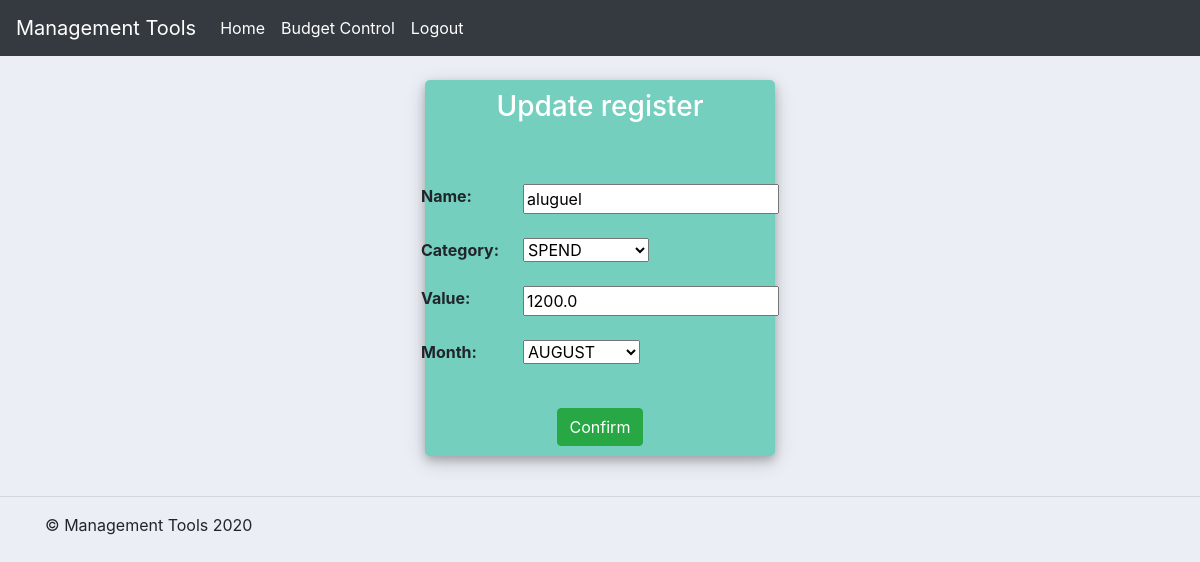
Screenshot of /update_record/4/ (signed in) with the database file from the repository.
### first_app/models.py (models this page shows, shortened)
class BudgetControl(models.Model):
    today_month = datetime.today().month
    months = [
        ('JAN', 'JANUARY'),
        ('FEB', 'FEBRUARY'),
        ('MAR', 'MARCH'),
        ('APR', 'APRIL'),
        ('MAY', 'MAY'),
        ('JUN', 'JUNE'),
        ('JUL', 'JULY'),
        ('AUG', 'AUGUST'),
        ('SEP', 'SEPTEMBER'),
        ('OCT', 'OCTOBER'),
        ('NOV', 'NOVEMBER'),
        ('DEC', 'DECEMBER')
    ]
    categories = [
        ('Profit', 'PROFIT'),
        ('Spend', 'SPEND'),
        ('Investment', 'INVESTMENT'),
        ('Good', 'GOOD')
    ]
    user = models.ForeignKey(
        User,
        null=True,
        on_delete=models.CASCADE
    )
    name = models.CharField(
        max_length=255,
        null=True
    )
    category = models.CharField(
        max_length=10,
        choices=categories,
        null=True
    )
    value = models.FloatField(
        null=True
    )
    month = models.CharField(
        max_length=3,
        choices=months,
        null=True,
        default=months[today_month-1][0]
    )
    date_created = models.DateTimeField(
        auto_now_add=True,
        null=True
    )

### users/decorators.py (the view)
    def wrapper_function(request, *args, **kwargs):
        if not request.user.is_authenticated:
            messages.error(request, 'You are not Logged in!')
            return redirect('login')
        else:
            return function(request, *args, **kwargs)

### users/forms.py
class BudgetControlForm(ModelForm):
    class Meta:
        model = BudgetControl
        fields = '__all__'

### first_app/views.py (called while the page is built)
@unauthenticated_user
def update_record(request, pk):
    record = BudgetControl.objects.get(id=pk)
    form = BudgetControlForm(instance=record)
    if request.method == "POST":
        form = BudgetControlForm(request.POST, instance=record)
        if form.is_valid():
            form.save()
            return redirect('budget')
    context = {'form':form,
               'operation_type':'Update'
    }
    return render(request, 'first_app/add_records.html', context)

### first_app/templates/first_app/add_records.html (shortened to what this page needs)
{% extends 'first_app/main.html' %}
{% block content %}
<div class="container h-100" name="form-container">
    <div class="d-flex justify-content-center h-100">
        <div class="user_card">
            <div class="d-flex justify-content-center">
                <h3 id="form-title">{{operation_type}} register</h3>
            </div>
            <div class="d-flex justify-content-center form_container">
                <form method="POST" action="">
                    <div class="table-responsive">
                        <table class="table table-borderless form_container">
                            <tr>
                                <th>Name:</th>
                                <td>{{form.name}}</td>
                            </tr>
                            <tr>
                                <th>Category:</th>
                                <td>{{form.category}}</td>
                            </tr>
                            <tr>
                                <th>Value:</th>
                                <td>{{form.value}}</td>
                            </tr>
                            <tr>
                                <th>Month:</th>
                                <td>{{form.month}}</td>
                            </tr>
                        </table>
                    </div>
                    <div class="d-flex justify-content-center mt-3 login_container">
                        <input class="btn btn-success" type="submit" name="Confirm" value="Confirm">
                    </div>
                </form>
            </div>
        </div>
    </div>
</div>
{% endblock %}

### static/css/main.css (style rules this page uses)
body { background-color: #ebeff5; }
.user_card { width: 350px; margin-top: auto; margin-bottom: auto; background: #74cfbf; position: relative; display: flex; justify-content: center; flex-direction: column; padding: 10px; box-shadow: 0 4px 8px 0 rgba(0, 0, 0, 0.2), 0 6px 20px 0 rgba(0, 0, 0, 0.19); -webkit-box-shadow: 0 4px 8px 0 rgba(0, 0, 0, 0.2), 0 6px 20px 0 rgba(0, 0, 0, 0.19); -moz-box-shadow: 0 4px 8px 0 rgba(0, 0, 0, 0.2), 0 6px 20px 0 rgba(0, 0, 0, 0.19); border-radius: 5px; }
.form_container { margin-top: 20px; }
#form-title { color: #fff; }
.login_container { padding: 0 2rem; }

### rows the page displays
BudgetControl: name "aluguel", category "SPEND", value "1200.0", month "AUGUST"

### other values shown
{{ operation_type }} "Update"
